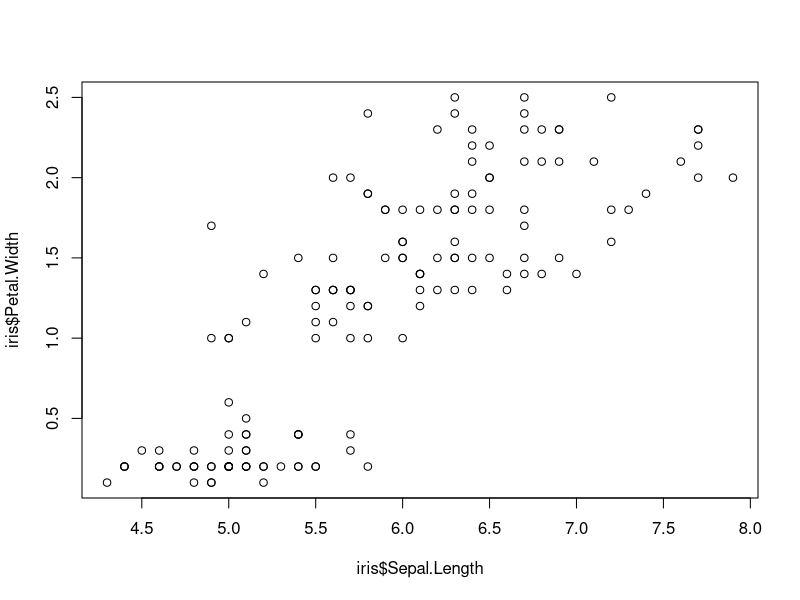
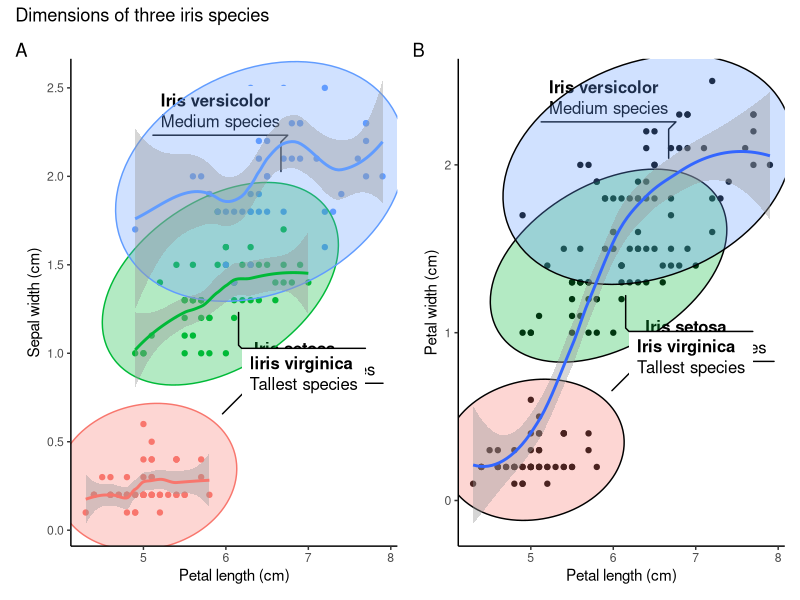
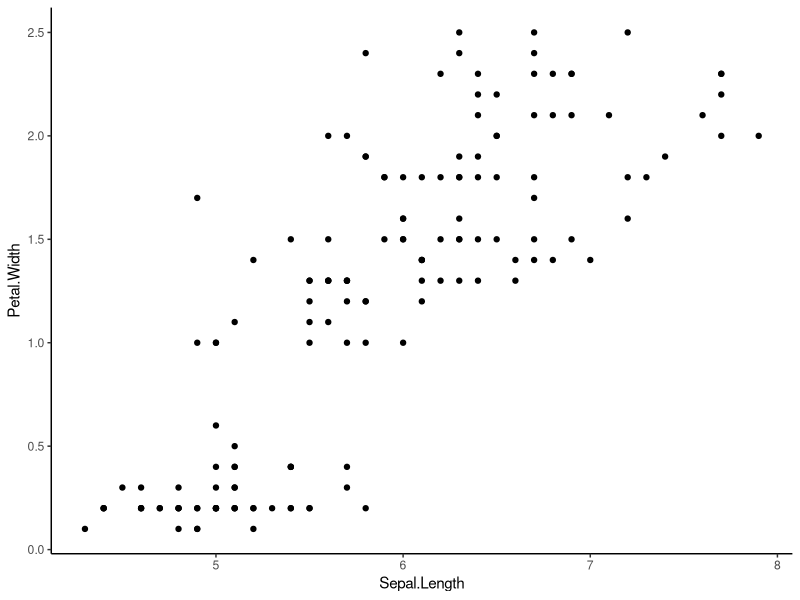
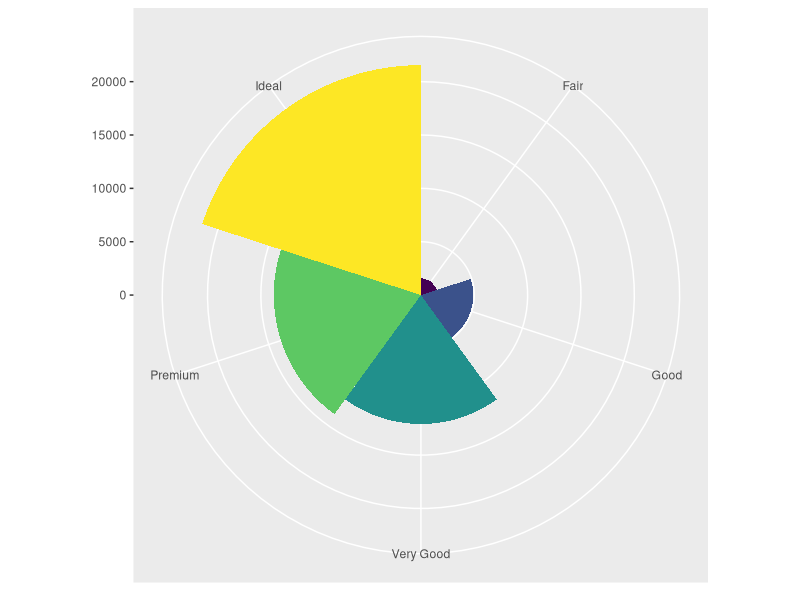

Recreate these plots in R, in order.
# IRIS PLOT ----

# I will use three packages

# install.packages("patchwork")
# install.packages("ggforce")
# install.packages("ggplot2")

# Let me load the packages using library() function.

library(patchwork)
library(ggforce)
library(ggplot2)

str(iris) # Checking the structure of the dataset. Returned in Console.

plot(iris$Sepal.Length, iris$Petal.Width) # Basic plot within the R base.

# Creating the first plot of the iris data.

separate_smooth <- ggplot(data = iris,    # Specifying the data to be plotted.
       mapping = aes(x = Sepal.Length,    # Stating the axes data.
                     y = Petal.Width,
                     color = Species)) +  # Ensuring points are colored by spp.
  geom_point() +                          # Deciding the plotting geometry.
  labs(x = "Petal length (cm)",           # Specifying the axes labels.
       y = "Sepal width (cm)") +
  geom_mark_ellipse(aes(fill = Species,   # Adding ellipses for the spps.
                        filter = Species == "setosa",
                        label = "Iris setosa",
                        description = "Shortest species")) +
  geom_mark_ellipse(aes(fill = Species,
                        filter = Species == "versicolor",
                        label = "Iris versicolor",
                        description = "Medium species")) +
  geom_mark_ellipse(aes(fill = Species,
                        filter = Species == "virginica",
                        label = "Iiris virginica",
                        description = "Tallest species")) +
  theme_classic() +                      # Having publication ready background.
  geom_smooth()                          # Adding smooth line around 95% level.

# In the above plot, having color within the aes() breakes the data into 
# species-wise groups. Meaning each species group will be smoothed separately.

uniform_smooth <- ggplot(data = iris,
                         mapping = aes(x = Sepal.Length,
                                       y = Petal.Width)) + # Note no color here.
  geom_point() +
  labs(x = "Petal length (cm)",
       y = "Petal width (cm)") +
  geom_mark_ellipse(aes(fill = Species,
                        filter = Species == "setosa",
                        label = "Iris setosa",
                        description = "Shortest species")) +
  geom_mark_ellipse(aes(fill = Species,
                        filter = Species == "versicolor",
                        label = "Iris versicolor",
                        description = "Medium species")) +
  geom_mark_ellipse(aes(fill = Species,
                        filter = Species == "virginica",
                        label = "Iris virginica",
                        description = "Tallest species")) +
  theme_classic() +
  geom_smooth()

# Avoiding the color parameter in the aes() ensures all species are considered
# together in the subsequent layers arguments. No grouping by species.

# Patchwork package allows for addition of two plots by their object names.
# The addition is so simple, just relying on the plus (+) operator.

combined_plots <- separate_smooth + uniform_smooth # Adding plots.

# Now I want to give the plots title and tags or labels to identify them

combined_plots_labeled <- combined_plots +
  plot_annotation(
    title = "Dimensions of three iris species", # Title of both plots.
    tag_levels = "A" # Indicates that the plots will be labelled A, B, C etc.
  ) # This makes the first plot to be A and the next to be B. Checking on 
# documentation will help know more arguments in this function.

# Now I want to remove the legends since the species labels are visible

combined_plots_labeled_no_legend <- combined_plots_labeled &
  theme(legend.position = "none") # Removes legends from the plots.

combined_plots_labeled_no_legend # This will print out the final product.

# Showing that in ggplot2 we can use & instead of plus (+)
library(ggplot2)
attach(iris)

ggplot(data = iris, mapping = aes(x = Sepal.Length, y = Petal.Width)) +
  geom_point() +
  theme_classic()
head(iris)

# I think it has taken me a long time to know this.
# I used ggplot2:: so that I can be sure that the & is supported by ggplot2 and 
# not any other loaded packages such ggforce and patchwork.

ggplot(data = diamonds) +
  geom_bar(mapping = aes(x = cut, fill = cut), show.legend = FALSE, width = 1) +
  theme(aspect.ratio = 1) +
  labs(x = NULL, y = NULL) +
  coord_polar()
  
